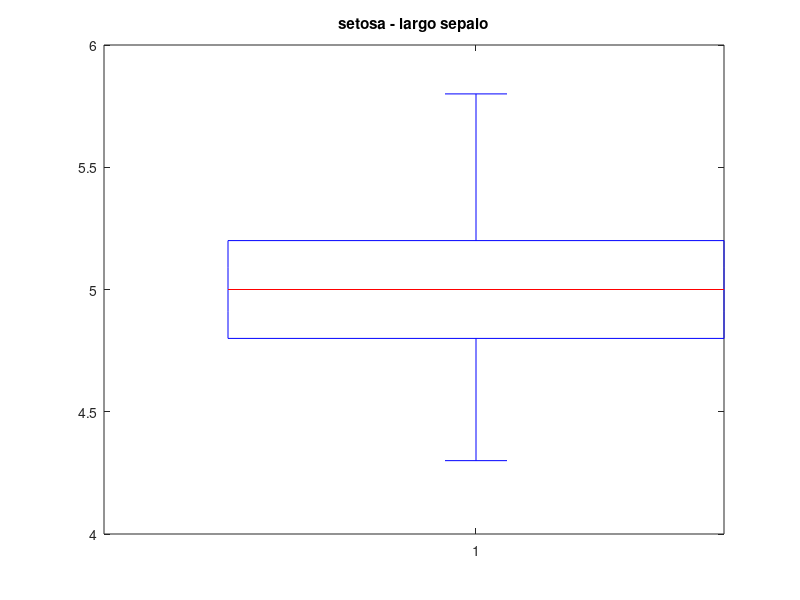
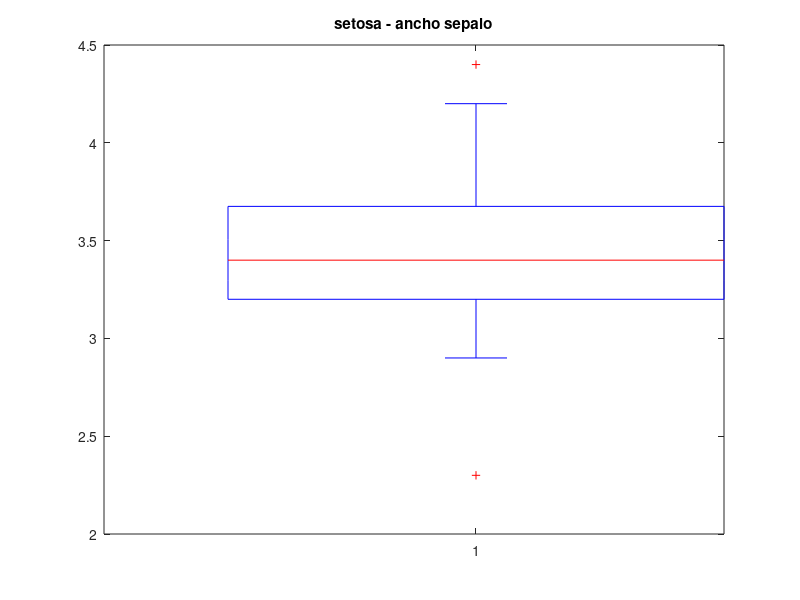
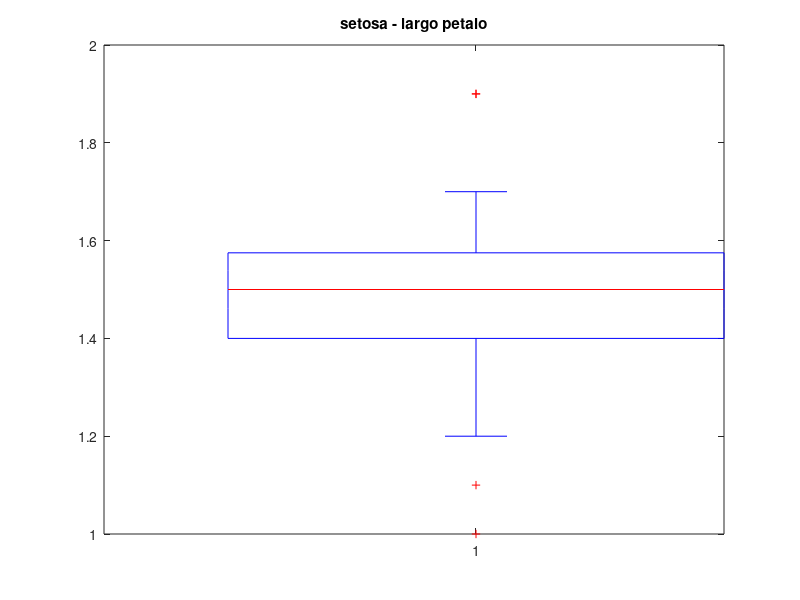
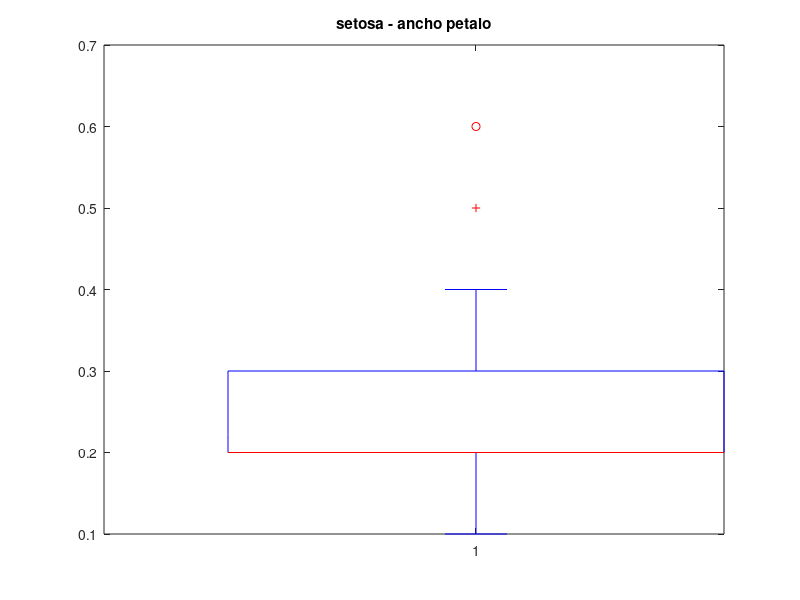

Source code (MATLAB) for these figures, in order:
function cell = e_3b()
	load fisheriris;
	h{1} = meas(1:50, :);
	h{2} = meas(51:100, :);
	h{3} = meas(101:150, :);

	boxplot(h{1}(:,1));
	title('setosa - largo sepalo');
	figure;
	boxplot(h{1}(:,2));
	title('setosa - ancho sepalo');
	figure;
	boxplot(h{1}(:,3));
	title('setosa - largo petalo');
	figure;
	boxplot(h{1}(:,4));
	title('setosa - ancho petalo');
	figure;
	
	boxplot(h{2}(:,1));
	title('versicolor - largo sepalo');
	figure;
	boxplot(h{2}(:,2));
	title('versicolor - ancho sepalo');
	figure;
	boxplot(h{2}(:,3));
	title('versicolor - largo petalo');
	figure;
	boxplot(h{2}(:,4));
	title('versicolor - ancho petalo');
	figure;
	
	boxplot(h{3}(:,1));
	title('virginica - largo sepalo');
	figure;
	boxplot(h{3}(:,2));
	title('virginica - ancho sepalo');
	figure;
	boxplot(h{3}(:,3));
	title('virginica - largo petalo');
	figure;
	
	boxplot(h{3}(:,4));
	title('virginica - ancho petalo');
end
